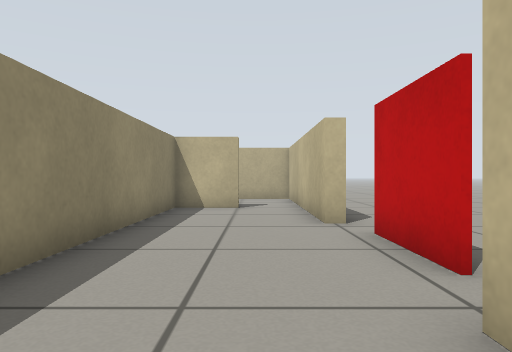
View 1 (above)

17 first-person views from a walk through a robot-simulator world made for Gazebo. The camera is 0.45 m above the floor, looks level and sees 70° across. The floor is counted in squares, 0.5 m on a side. Each view is taken from the middle of a square. On the plan, view 1 faces up. The plan holds only what a view shows up to about 12 squares ahead; the rest is blank.

View 2
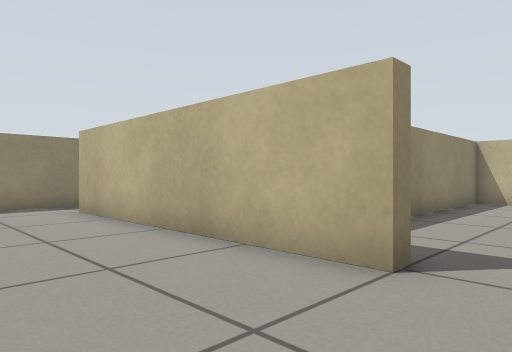

View 3
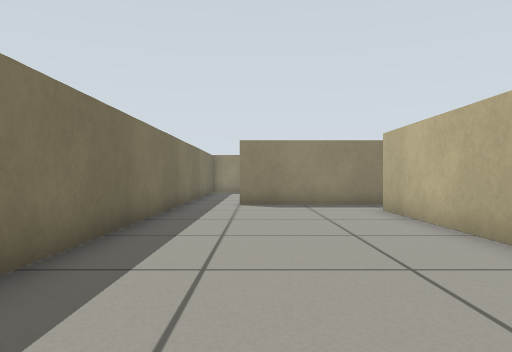

View 4
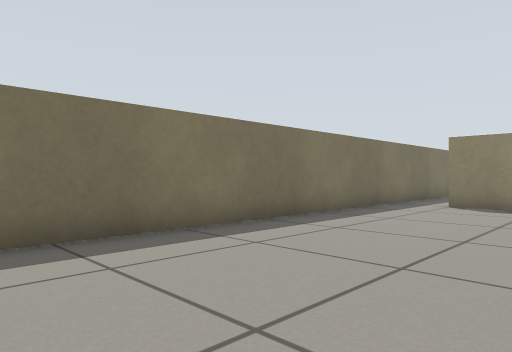

View 5
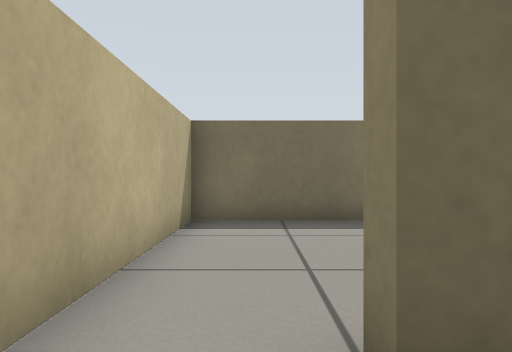

View 6
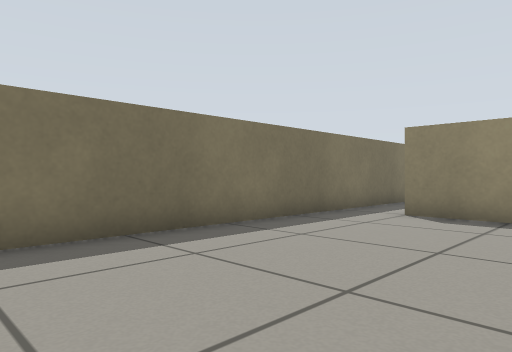

View 7
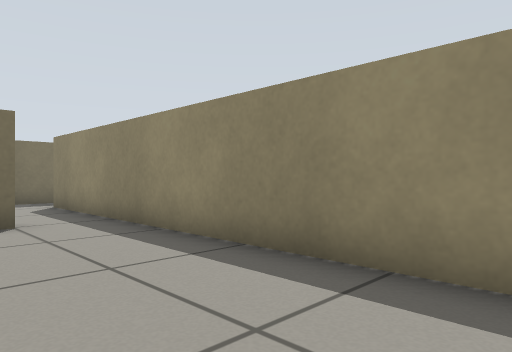

View 8
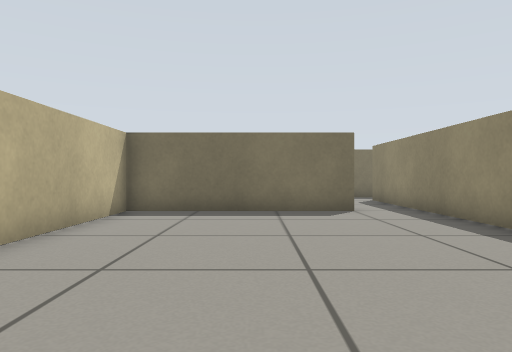

View 9
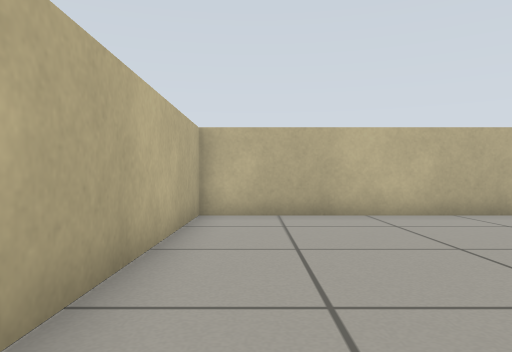

View 10
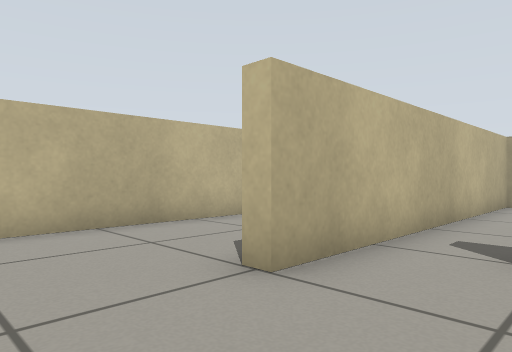

View 11
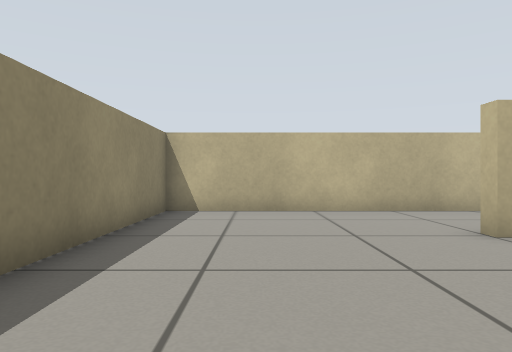

View 12
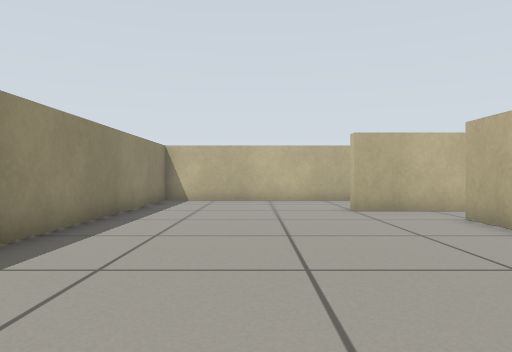

View 13
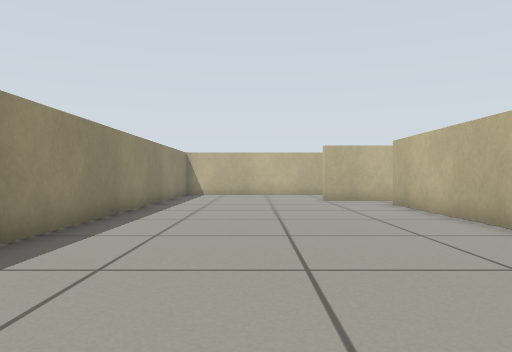

View 14
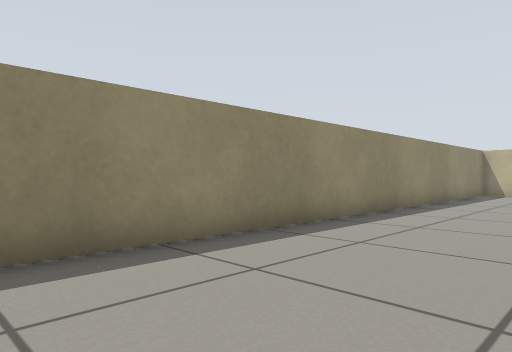

View 15
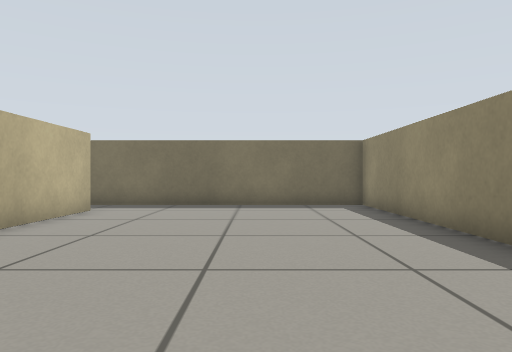

View 16
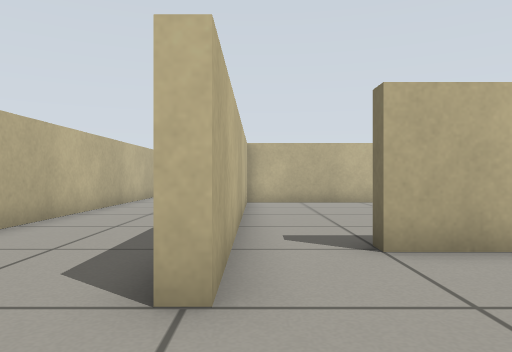

View 17
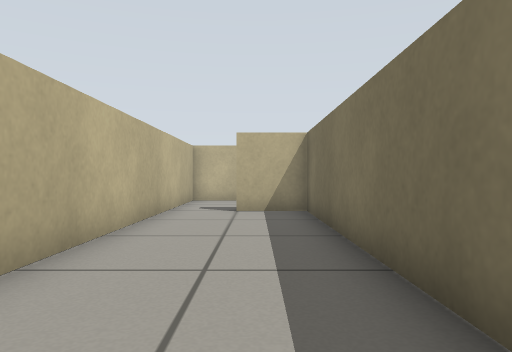

### Floor plan
Points are (right, up) in squares from view 1. A wall is a line through its corners. A room is listed if a view was taken in it or the views show most of it. See-through windows are left out.
Room 1 (views 1, 2, 3, 6)
walls: (-0.5, 0.7) (-0.5, 0.3) (-8.5, 0.3); (-10.3, 1.5) (-10.3, -3.5); (-10.6, -5.3) (1.3, -5.3) (1.3, 0.2)
ways out: opening at (0.5, 0.5) to room 2; opening at (-9, 1) to room 3; opening at (-10, -4) to room 4
Room 2 (views 4, 5)
walls: (1.8, 6.9) (1.3, 6.9) (1.3, 11.9); (-0.4, 10.3) (-2.3, 10.3) (-2.3, 3.2); (-1, 0.7) (-0.5, 0.7); (-0.1, 14.3) (-3.6, 14.3)
ways out: opening at (0.5, 0.5) to room 1; opening at (-2.5, 13.5) to room 4
objects: marker (2, 4) to (2, 5)
Room 3 (views 7, 8)
walls: (-10.3, 7.5) (-10.3, 1.5); (-10.7, 8.5) (-10.2, 8.5); (-8.6, 0.7) (-2.7, 0.7) (-2.7, 10.3) (-10.5, 10.3)
ways out: opening at (-9, 1) to room 1; opening at (-10, 9.5) to room 4
Room 4 (views 9, 10, 11, 12, 13, 14, 15, 16, 17)
walls: (-10.7, 3.1) (-10.7, 8.5); (-10.5, 10.3) (-12.5, 10.3) (-12.5, 10.8); (-10.2, 10.7) (-2.7, 10.7) (-2.7, 12.5); (-10.7, -3.5) (-10.7, -0.1); (-3.6, 14.3) (-18.3, 14.3) (-18.3, -5.3) (-10.6, -5.3)
ways out: opening at (-10, -4) to room 1; opening at (-2.5, 13.5) to room 2; opening at (-10, 9.5) to room 3

Where each view was taken, in squares from view 1:
view 1: 0 up, 0 right, facing up
view 2: 3 down, 1 right, facing up-left
view 3: 3 down, 1 right, facing left
view 4: 0 up, 1 right, facing down-left
view 5: 2 up, 0 right, facing down
view 6: 0 up, 2 left, facing down-left
view 7: 8 up, 7 left, facing down-left
view 8: 10 up, 6 left, facing down
view 9: 9 up, 11 left, facing right
view 10: 8 up, 15 left, facing up-right
view 11: 5 up, 16 left, facing up
view 12: 1 up, 15 left, facing up
view 13: 3 down, 15 left, facing up
view 14: 4 down, 14 left, facing up-left
view 15: 6 up, 15 left, facing down
view 16: 10 up, 15 left, facing right
view 17: 12 up, 12 left, facing right
